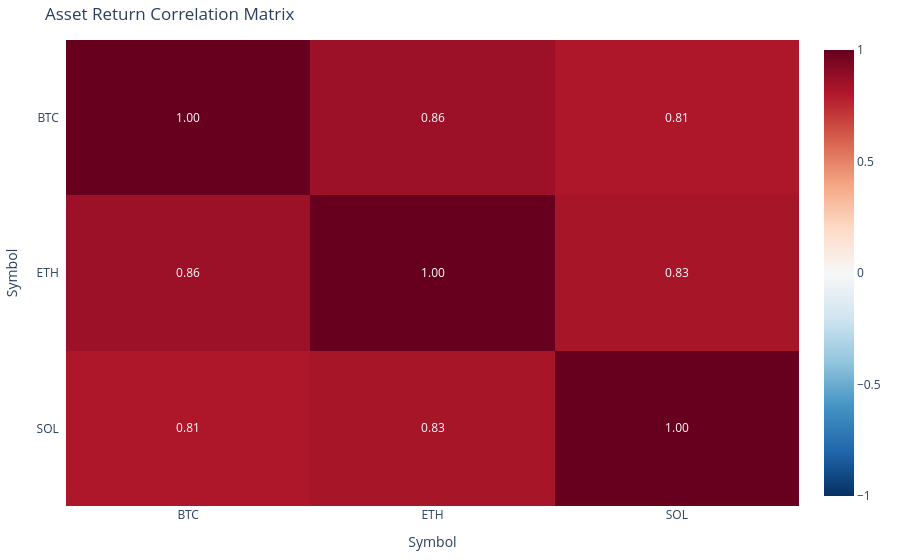

The notebook cell saved with this chart:
### Code cell
# 1. Pivot Data (One column per asset)
# aggfunc='mean' handles cases where multiple ticks exist for the same second
pivot_df = df.pivot_table(
    index='Datetime', 
    columns='Symbol', 
    values='CurrentPrice', 
    aggfunc='mean'
)

# 2. Calculate Percentage Returns
returns_df = pivot_df.pct_change().dropna()

# 3. Generate Heatmap
if not returns_df.empty:
    corr_matrix = returns_df.corr()
    
    fig_corr = px.imshow(
        corr_matrix,
        text_auto=".2f",
        aspect="auto",
        color_continuous_scale="RdBu_r", # Red to Blue
        zmin=-1, zmax=1,
        title="Asset Return Correlation Matrix"
    )
    fig_corr.update_layout(margin=dict(l=20, r=20, t=40, b=20))
    fig_corr.update_yaxes(ticksuffix = "  ")
    fig_corr.show()
else:
    print("Not enough overlapping data to calculate correlation.")

### Figure 1 — Plotly figure (JSON) as saved in the notebook; plotly's stock layout.template omitted (floating-point values rounded to 4 significant figures)
{"data": [{"coloraxis": "coloraxis", "hovertemplate": "Symbol: %{x}<br>Symbol: %{y}<br>color: %{z}<extra></extra>", "name": "0", "texttemplate": "%{z:.2f}", "type": "heatmap", "x": ["BTC", "ETH", "SOL"], "xaxis": "x", "y": ["BTC", "ETH", "SOL"], "yaxis": "y", "z": [[1.0, 0.8591, 0.812], [0.8591, 1.0, 0.8281], [0.812, 0.8281, 1.0]]}], "layout": {"coloraxis": {"cmax": 1, "cmin": -1, "colorscale": [[0, "rgb(5,48,97)"], [0.1, "rgb(33,102,172)"], [0.2, "rgb(67,147,195)"], [0.3, "rgb(146,197,222)"], [0.4, "rgb(209,229,240)"], [0.5, "rgb(247,247,247)"], [0.6, "rgb(253,219,199)"], [0.7, "rgb(244,165,130)"], [0.8, "rgb(214,96,77)"], [0.9, "rgb(178,24,43)"], [1, "rgb(103,0,31)"]]}, "margin": {"b": 20, "l": 20, "r": 20, "t": 40}, "title": {"text": "Asset Return Correlation Matrix"}, "xaxis": {"anchor": "y", "domain": [0, 1], "title": {"text": "Symbol"}}, "yaxis": {"anchor": "x", "autorange": "reversed", "domain": [0, 1], "ticksuffix": "  ", "title": {"text": "Symbol"}}}}
